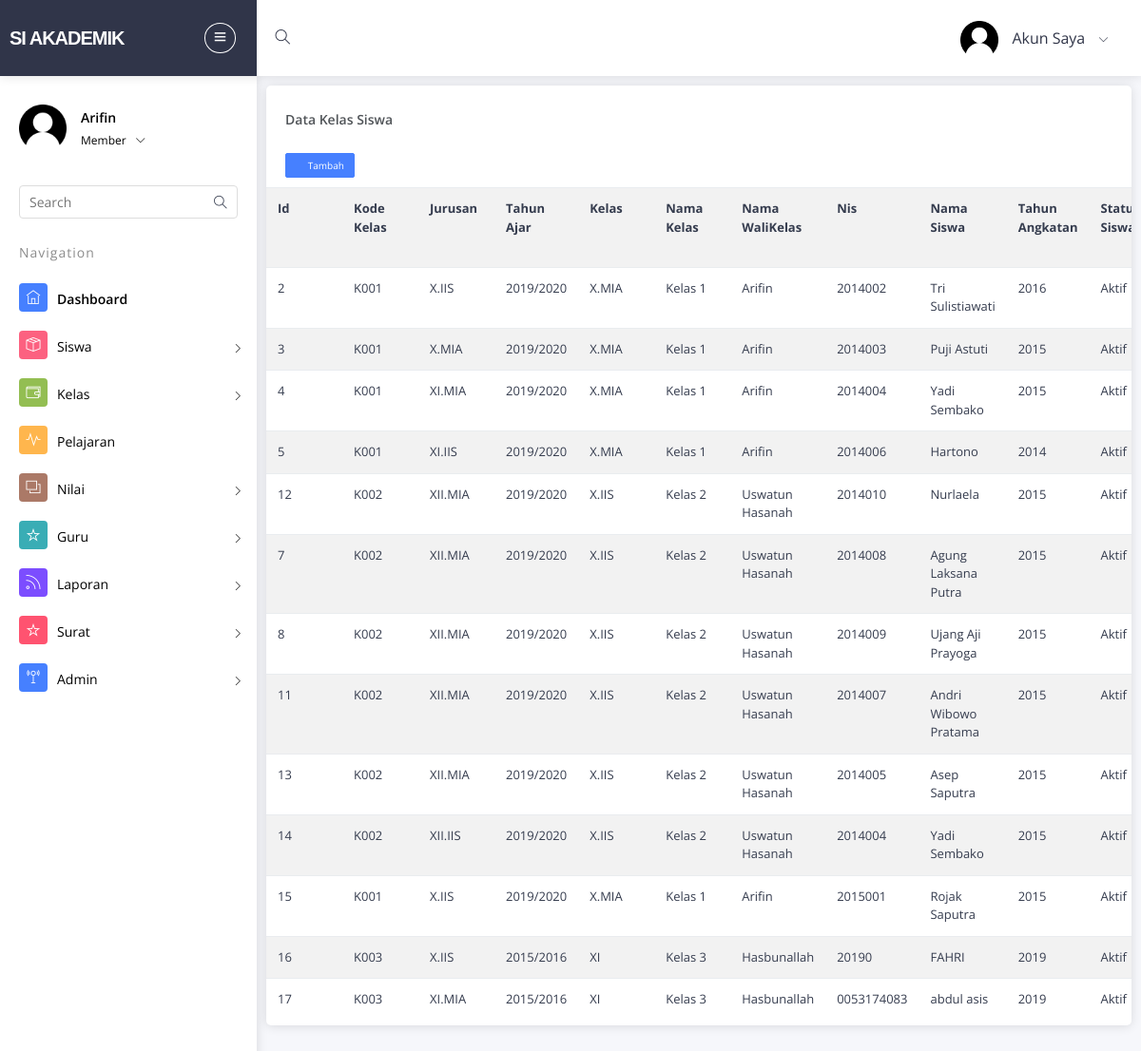
Page /admin/kelas-siswa (signed in) on the committed database.
### tables this page shows
CREATE TABLE `kelas_siswa` (
  `id` int(5) NOT NULL,
  `kode_kelas` char(4) NOT NULL,
  `kode_siswa` char(5) NOT NULL,
  `jurusan` varchar(30) NOT NULL
);

CREATE TABLE `kelas` (
  `kode_kelas` char(4) NOT NULL,
  `tahun_ajar` varchar(12) NOT NULL,
  `kelas` char(12) NOT NULL,
  `nama_kelas` varchar(20) NOT NULL,
  `kode_guru` char(5) NOT NULL,
  `status_aktif` enum('Aktif','Tidak Aktif') NOT NULL
);

CREATE TABLE `guru` (
  `kode_guru` char(5) NOT NULL,
  `nip` varchar(20) NOT NULL,
  `nama_guru` varchar(100) NOT NULL,
  `kelamin` varchar(10) NOT NULL,
  `alamat` varchar(100) NOT NULL,
  `no_telepon` varchar(20) NOT NULL,
  `status_aktif` enum('Aktif','Tidak') NOT NULL,
  `username` varchar(15) NOT NULL,
  `password` varchar(30) NOT NULL,
  `gambar` varchar(50) NOT NULL
);

CREATE TABLE `siswa` (
  `kode_siswa` char(5) NOT NULL,
  `nis` varchar(20) NOT NULL,
  `nama_siswa` varchar(100) NOT NULL,
  `kelamin` varchar(20) NOT NULL,
  `agama` varchar(20) NOT NULL,
  `tempat_lahir` varchar(100) NOT NULL,
  `tanggal_lahir` date NOT NULL,
  `alamat` varchar(100) NOT NULL,
  `no_telepon` varchar(20) NOT NULL,
  `tahun_angkatan` char(4) NOT NULL,
  `status` enum('Aktif','Lulus','Keluar') NOT NULL,
  `username` varchar(30) NOT NULL,
  `password` varchar(50) NOT NULL,
  `gambar` varchar(500) NOT NULL
);

### admin/kelas-siswa.php (the view, shortened to what this page needs)
<?php
if (empty($_SESSION['username'])){
  header('location:../dashboard');
} else {
  ?>
  <!DOCTYPE html>
  <html lang="id">
  <head>
    <link rel="stylesheet" type="text/css" href="../assets/bower_components/bootstrap/css/bootstrap.min.css">
    <link rel="stylesheet" type="text/css" href="../assets/icon/font-awesome/css/font-awesome.min.css">
    <link rel="stylesheet" type="text/css" href="../assets/icon/themify-icons/themify-icons.css">
    <link rel="stylesheet" type="text/css" href="../assets/icon/icofont/css/icofont.min.css">
    <link rel="stylesheet" type="text/css" href="../assets/pages/menu-search/css/component.css">
    <link rel="stylesheet" type="text/css" href="../assets/bower_components/pnotify/css/pnotify.css">
    <link rel="stylesheet" type="text/css" href="../assets/bower_components/pnotify/css/pnotify.brighttheme.css">
    <link rel="stylesheet" type="text/css" href="../assets/bower_components/pnotify/css/pnotify.buttons.css">
    <link rel="stylesheet" type="text/css" href="../assets/bower_components/pnotify/css/pnotify.history.css">
    <link rel="stylesheet" type="text/css" href="../assets/bower_components/pnotify/css/pnotify.mobile.css">
    <link rel="stylesheet" type="text/css" href="../assets/pages/pnotify/notify.css">
    <link rel="stylesheet" type="text/css" href="../assets/css/style.css">
    <link rel="stylesheet" type="text/css" href="../assets/css/jquery.mCustomScrollbar.css">
    <link rel="stylesheet" type="text/css" href="../assets/css/custom.css">
  </head>
  <body>
    <div id="pcoded" class="pcoded">
      <div class="pcoded-container navbar-wrapper">
        <?php
        include 'menu2.php';
        ?>
<?php } ?>
<div class="pcoded-main-container">
  <div class="pcoded-wrapper">
    <?php
    include 'menu.php';
    ?>
    <div class="pcoded-content">
      <div class="pcoded-inner-content">
        <div class="main-body">
          <div class="card">
            <div class="card-header">
              <h5>Data Kelas Siswa</h5>
            </div>
            <div class="card-block table-border-style">
              <div class="button-panel" style="padding: 0px 20px 10px 20px;float:left">
                <a class="btn btn-primary btn-bordered btn-mini pull-right" href="input-kelas-siswa">
                  <i class="icofont icofont-plus-circle"></i>Tambah</a>
                </div>
                <div class="table-responsive">
                 <?php
                 $query1="SELECT kelas_siswa.id, kelas_siswa.kode_kelas, kelas_siswa.jurusan, kelas.tahun_ajar, kelas.kelas, kelas.nama_kelas, guru.nama_guru,
                 siswa.nis, siswa.nama_siswa, siswa.tahun_angkatan, siswa.status
                 FROM kelas_siswa, kelas, guru, siswa
                 WHERE kelas_siswa.kode_kelas=kelas.kode_kelas AND
                 kelas.kode_guru=guru.kode_guru AND siswa.kode_siswa=kelas_siswa.kode_siswa";
               $tampil=mysql_query($query1) or die(mysql_error());
               ?>
               <table class="table table-hover table-striped" style="
               font-size: 13px;
               ">
               <tr>
                <th style="min-width:80px;white-space: inherit">Id <i class="icofont-sort"></i></th>
                <th style="min-width:80px;white-space: inherit">Kode Kelas <i class="icofont-sort"></i></th>
                <th style="min-width:80px;white-space: inherit">Jurusan <i class="icofont-sort"></i></th>
                <th style="min-width:80px;white-space: inherit">Tahun Ajar <i class="icofont-sort"></i></th>
                <th style="min-width:80px;white-space: inherit">Kelas <i class="icofont-sort"></i></th>
                <th style="min-width:80px;white-space: inherit">Nama Kelas <i class="icofont-sort"></i></th>
                <th style="min-width:80px;white-space: inherit">Nama WaliKelas <i class="icofont-sort"></i></th>
                <th style="min-width:80px;white-space: inherit">Nis <i class="icofont-sort"></i></th>
                <th style="min-width:80px;white-space: inherit">Nama Siswa <i class="icofont-sort"></i></th>
                <th style="min-width:80px;white-space: inherit">Tahun Angkatan <i class="icofont-sort"></i></th>
                <th style="min-width:80px;white-space: inherit">Status Siswa <i class="icofont-sort"></i></th>
                </tr>
                <?php while($data=mysql_fetch_array($tampil))
                { ?>
                  <tr>
                    <td style="min-width:80px;white-space: inherit"><?php echo $data['id']; ?></td>
                    <td style="min-width:80px;white-space: inherit"><?php echo $data['kode_kelas'];?></td>
                    <td style="min-width:80px;white-space: inherit"><?php echo $data['jurusan'];?></td>
                    <td style="min-width:80px;white-space: inherit"><?php echo $data['tahun_ajar']; ?></td>
                    <td style="min-width:80px;white-space: inherit"><?php echo $data['kelas'];?></td>
                    <td style="min-width:80px;white-space: inherit"><?php echo $data['nama_kelas'];?></td>
                    <td style="min-width:80px;white-space: inherit"><?php echo $data['nama_guru'];?></td>
                    <td style="min-width:80px;white-space: inherit"><?php echo $data['nis'];?></td>
                    <td style="min-width:80px;white-space: inherit"><?php echo $data['nama_siswa'];?></td>
                    <td style="min-width:80px;white-space: inherit"><?php echo $data['tahun_angkatan'];?></td>
                    <td style="min-width:80px;white-space: inherit"><?php echo $data['status'];?></td>
                      <?php
                    }
                    ?>
                </table>
              </div>
            </div>
          </div>
        </div>
      </div>
    </div>
  </div>
</div>
</div>
</div>
</body>
</html>

### admin/menu2.php (shortened to what this page needs)
<nav class="navbar header-navbar pcoded-header">
    <div class="navbar-wrapper">
        <div class="navbar-logo">
            <a class="mobile-menu" id="mobile-collapse" href="#!">
                <i class="ti-menu"></i>
            </a>
            <a href="dashboard">
               <h5 style="font-family: 'Montserrat', sans-serif; font-weight: 800; letter-spacing: -0.05em;">Si Akademik</h5>
            </a>
        </div>
        <div class="navbar-container container-fluid">
            <ul class="nav-left">
                <li>
                    <a class="main-search morphsearch-search" href="#">
                        <i class="ti-search"></i>
                    </a>
                </li>
            </ul>
            <ul class="nav-right">
                <li class="user-profile header-notification">
                    <a href="#!">
                        <img src="../foto/user.png" class="img-radius" alt="User-Profile-Image">
                        <span>Akun Saya</span>
                        <i class="ti-angle-down"></i>
                    </a>
                </li>
            </ul>
        </div>
    </div>
</nav>

### admin/menu.php (shortened to what this page needs)
<nav class="pcoded-navbar">
    <div class="pcoded-inner-navbar main-menu">
        <div class="">
            <div class="main-menu-header">
                <img class="img-50 img-radius" src="../foto/user.png" alt="">
                <div class="user-details">
                    <span><?php
              echo $_SESSION['fullname'];
               ?></span>
                    <span id="more-details">Member<i class="ti-angle-down"></i></span>
                </div>
            </div>
        </div>
        <div class="pcoded-search">
            <div class="pcoded-search-box ">
                <input type="text" placeholder="Search">
                <span class="search-icon"><i class="ti-search" aria-hidden="true"></i></span>
            </div>
        </div>
        <div class="pcoded-navigatio-lavel" data-i18n="nav.category.navigation">Navigation</div>
        <ul class="pcoded-item pcoded-left-item">
            <li class="active">
                <a href="dashboard">
                    <span class="pcoded-micon"><i class="ti-home"></i><b>D</b></span>
                    <span class="pcoded-mtext" data-i18n="nav.dash.main">Dashboard</span>
                </a>
            </li>
            <li class="pcoded-hasmenu ">
                <a href="javascript:void(0)">
                    <span class="pcoded-micon"><i class="ti-package"></i><b>S</b></span>
                    <span class="pcoded-mtext" data-i18n="nav.packages.main">Siswa</span>
                </a>
            </li>
            <li class="pcoded-hasmenu ">
                <a href="javascript:void(0)">
                    <span class="pcoded-micon"><i class="ti-wallet"></i><b>S</b></span>
                    <span class="pcoded-mtext" data-i18n="nav.balance.main">Kelas</span>
                </a>
            </li>
            <li class="">
                <a href="pelajaran">
                    <span class="pcoded-micon"><i class="ti-pulse"></i><b>P</b></span>
                    <span class="pcoded-mtext" data-i18n="nav.integration.main">Pelajaran</span>
                </a>
            </li>
            <li class="pcoded-hasmenu ">
                <a href="javascript:void(0)">
                    <span class="pcoded-micon"><i class="ti-layers"></i><b>N</b></span>
                    <span class="pcoded-mtext" data-i18n="nav.subscription.main">Nilai</span>
                </a>
            </li>
            <li class="pcoded-hasmenu ">
                <a href="javascript:void(0)">
                    <span class="pcoded-micon"><i class="ti-star"></i><b>G</b></span>
                    <span class="pcoded-mtext" data-i18n="nav.subscription.main">Guru</span>
                </a>
            </li>
            <li class="pcoded-hasmenu ">
                <a href="javascript:void(0)">
                    <span class="pcoded-micon"><i class="ti-rss-alt"></i><b>L</b></span>
                    <span class="pcoded-mtext" data-i18n="nav.subscription.main">Laporan</span>
                </a>
            </li>
            <li class="pcoded-hasmenu ">
                <a href="javascript:void(0)">
                    <span class="pcoded-micon"><i class="ti-star"></i><b>S</b></span>
                    <span class="pcoded-mtext" data-i18n="nav.subscription.main">Surat</span>
                </a>
            </li>
            <li class="pcoded-hasmenu ">
                <a href="javascript:void(0)">
                    <span class="pcoded-micon"><i class="ti-signal"></i><b>A</b></span>
                    <span class="pcoded-mtext" data-i18n="nav.subscription.main">Admin</span>
                </a>
            </li>
        </ul>
</nav>

### rows in the picture
kelas_siswa: id "2", kode_kelas "K001", jurusan "X.IIS", kode_kelas.tahun_ajar "2019/2020", kode_kelas.kelas "X.MIA", kode_kelas.nama_kelas "Kelas 1", guru.nama_guru "Arifin", kode_siswa.nis "2014002", kode_siswa.nama_siswa "Tri Sulistiawati", kode_siswa.tahun_angkatan "2016", kode_siswa.status "Aktif"
kelas_siswa: id "3", kode_kelas "K001", jurusan "X.MIA", kode_kelas.tahun_ajar "2019/2020", kode_kelas.kelas "X.MIA", kode_kelas.nama_kelas "Kelas 1", guru.nama_guru "Arifin", kode_siswa.nis "2014003", kode_siswa.nama_siswa "Puji Astuti", kode_siswa.tahun_angkatan "2015", kode_siswa.status "Aktif"
kelas_siswa: id "4", kode_kelas "K001", jurusan "XI.MIA", kode_kelas.tahun_ajar "2019/2020", kode_kelas.kelas "X.MIA", kode_kelas.nama_kelas "Kelas 1", guru.nama_guru "Arifin", kode_siswa.nis "2014004", kode_siswa.nama_siswa "Yadi Sembako", kode_siswa.tahun_angkatan "2015", kode_siswa.status "Aktif"
kelas_siswa: id "5", kode_kelas "K001", jurusan "XI.IIS", kode_kelas.tahun_ajar "2019/2020", kode_kelas.kelas "X.MIA", kode_kelas.nama_kelas "Kelas 1", guru.nama_guru "Arifin", kode_siswa.nis "2014006", kode_siswa.nama_siswa "Hartono", kode_siswa.tahun_angkatan "2014", kode_siswa.status "Aktif"
kelas_siswa: id "12", kode_kelas "K002", jurusan "XII.MIA", kode_kelas.tahun_ajar "2019/2020", kode_kelas.kelas "X.IIS", kode_kelas.nama_kelas "Kelas 2", guru.nama_guru "Uswatun Hasanah", kode_siswa.nis "2014010", kode_siswa.nama_siswa "Nurlaela", kode_siswa.tahun_angkatan "2015", kode_siswa.status "Aktif"
kelas_siswa: id "7", kode_kelas "K002", jurusan "XII.MIA", kode_kelas.tahun_ajar "2019/2020", kode_kelas.kelas "X.IIS", kode_kelas.nama_kelas "Kelas 2", guru.nama_guru "Uswatun Hasanah", kode_siswa.nis "2014008", kode_siswa.nama_siswa "Agung Laksana Putra", kode_siswa.tahun_angkatan "2015", kode_siswa.status "Aktif"
kelas_siswa: id "8", kode_kelas "K002", jurusan "XII.MIA", kode_kelas.tahun_ajar "2019/2020", kode_kelas.kelas "X.IIS", kode_kelas.nama_kelas "Kelas 2", guru.nama_guru "Uswatun Hasanah", kode_siswa.nis "2014009", kode_siswa.nama_siswa "Ujang Aji Prayoga", kode_siswa.tahun_angkatan "2015", kode_siswa.status "Aktif"
kelas_siswa: id "11", kode_kelas "K002", jurusan "XII.MIA", kode_kelas.tahun_ajar "2019/2020", kode_kelas.kelas "X.IIS", kode_kelas.nama_kelas "Kelas 2", guru.nama_guru "Uswatun Hasanah", kode_siswa.nis "2014007", kode_siswa.nama_siswa "Andri Wibowo Pratama", kode_siswa.tahun_angkatan "2015", kode_siswa.status "Aktif"
kelas_siswa: id "13", kode_kelas "K002", jurusan "XII.MIA", kode_kelas.tahun_ajar "2019/2020", kode_kelas.kelas "X.IIS", kode_kelas.nama_kelas "Kelas 2", guru.nama_guru "Uswatun Hasanah", kode_siswa.nis "2014005", kode_siswa.nama_siswa "Asep Saputra", kode_siswa.tahun_angkatan "2015", kode_siswa.status "Aktif"
kelas_siswa: id "14", kode_kelas "K002", jurusan "XII.IIS", kode_kelas.tahun_ajar "2019/2020", kode_kelas.kelas "X.IIS", kode_kelas.nama_kelas "Kelas 2", guru.nama_guru "Uswatun Hasanah", kode_siswa.nis "2014004", kode_siswa.nama_siswa "Yadi Sembako", kode_siswa.tahun_angkatan "2015", kode_siswa.status "Aktif"
kelas_siswa: id "15", kode_kelas "K001", jurusan "X.IIS", kode_kelas.tahun_ajar "2019/2020", kode_kelas.kelas "X.MIA", kode_kelas.nama_kelas "Kelas 1", guru.nama_guru "Arifin", kode_siswa.nis "2015001", kode_siswa.nama_siswa "Rojak Saputra", kode_siswa.tahun_angkatan "2015", kode_siswa.status "Aktif"
kelas_siswa: id "16", kode_kelas "K003", jurusan "X.IIS", kode_kelas.tahun_ajar "2015/2016", kode_kelas.kelas "XI", kode_kelas.nama_kelas "Kelas 3", guru.nama_guru "Hasbunallah", kode_siswa.nis "20190", kode_siswa.nama_siswa "FAHRI", kode_siswa.tahun_angkatan "2019", kode_siswa.status "Aktif"
kelas_siswa: id "17", kode_kelas "K003", jurusan "XI.MIA", kode_kelas.tahun_ajar "2015/2016", kode_kelas.kelas "XI", kode_kelas.nama_kelas "Kelas 3", guru.nama_guru "Hasbunallah", kode_siswa.nis "0053174083", kode_siswa.nama_siswa "abdul asis", kode_siswa.tahun_angkatan "2019", kode_siswa.status "Aktif"

### other values in the picture
$_SESSION['fullname'] "Arifin"
